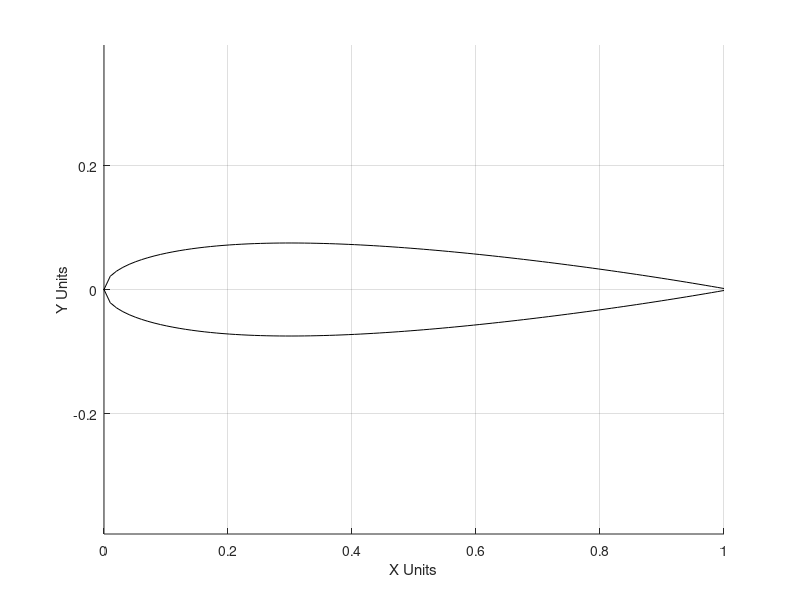

Source code (MATLAB):

%Input Parameters
naca=0015;
TE=1;                       % 1 for open trailing edge and 2 for closed trailing edge
gridPoints=100;
gridtype=1;                     %1 for uniform and 2 for non-uniform



m=floor(naca/1000);
p=rem(floor((naca/100)),10);
t=rem(naca,100);


M = m/100;
P = p/10;
T = t/100;

a0 = 0.2969;
a1 = -0.1260;
a2 = -0.3516;
a3 = 0.2843;
if (TE == 1)
    a4 = -0.1015;                                                        % Open trailing edge
elseif (TE == 2)
    a4 = -0.1036;                                                           % Closed trailing edge
end


%X coordinate points
if (gridtype == 1)                                                       % Uniform spacing
    x = linspace(0,1,gridPoints)';
elseif (gridtype == 2)                                                   % Non-uniform spacing
    beta = linspace(0,pi,gridPoints)';
    x = (0.5*(1-cos(beta)));
end

% Camber line and camber line gradient
yc     = ones(gridPoints,1);
dyc_dx = ones(gridPoints,1);
theta  = ones(gridPoints,1);
for i = 1:1:gridPoints
    if (x(i) >= 0 && x(i) < P)
        yc(i)     = (M/P^2)*((2*P*x(i))-x(i)^2);
        dyc_dx(i) = ((2*M)/(P^2))*(P-x(i));
    elseif (x(i) >=P && x(i) <=1)
        yc(i)     = (M/(1-P)^2)*(1-(2*P)+(2*P*x(i))-(x(i)^2));
        dyc_dx(i) = ((2*M)/((1-P)^2))*(P-x(i));
    end
    theta(i) = atan(dyc_dx(i));
end


% Thickness distribution
yt = 5*T.*((a0.*sqrt(x)) + (a1.*x) + (a2.*x.^2) + (a3.*x.^3) + (a4.*x.^4));

% Upper surface points
xu = x(:)  - yt(:).*sin(theta);
yu = yc(:) + yt(:).*cos(theta);

% Lower surface points
xl = x(:) + yt(:).*sin(theta);
yl = yc(:) - yt(:).*cos(theta);

% Camber line X points
xc = x;


figure(1);
        cla; hold on; grid on;
        set(gcf,'Color','White');
         plot(xu,yu,'k-'); 
          plot(xl,yl,'k-');
          xlim([0 1]);
          %legend([p1,p2],{'Data 1','Data 2'});                                      % Add legend
xlabel('X Units');                                                          % Set X-label
ylabel('Y Units');

% Set Y-label
axis equal;                                                                 % Set axes equal
zoom reset;         


